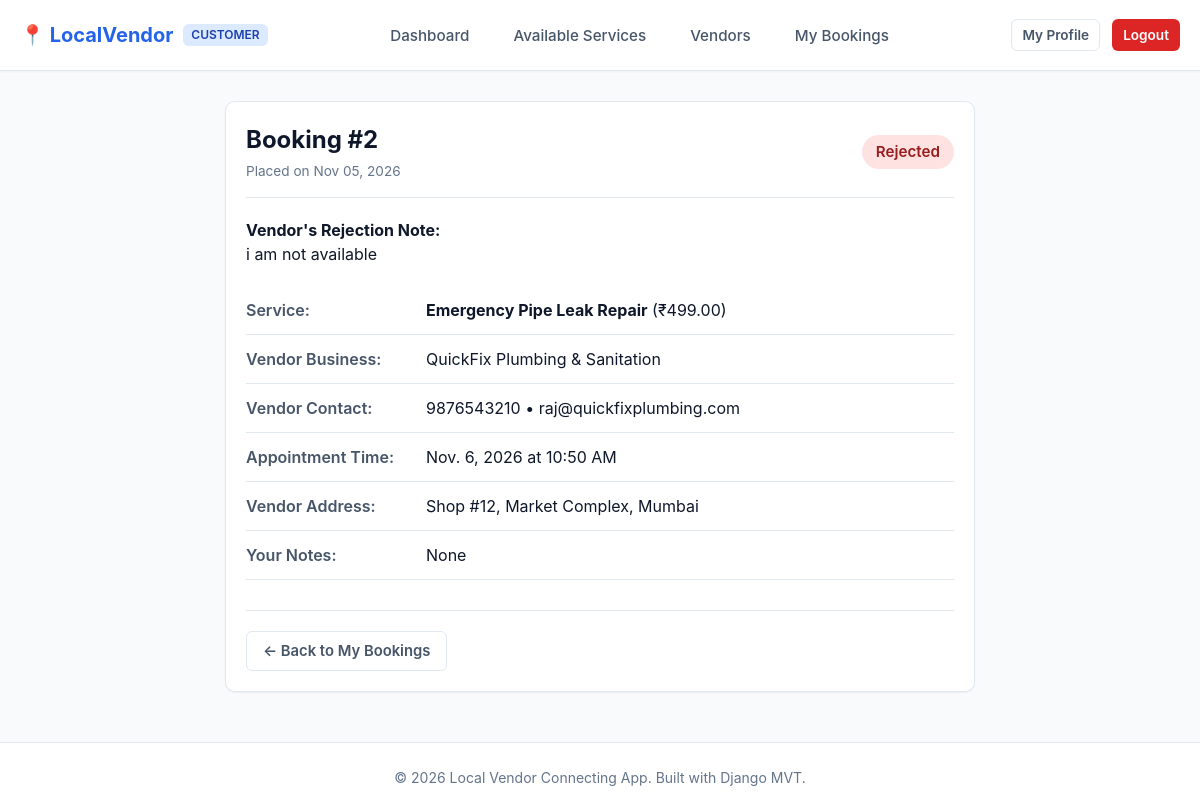
Page /customer/bookings/2/ (signed in) on the committed database.
### services/models.py (models this page shows, shortened)
class Booking(models.Model):
    PENDING = 'pending'
    CONFIRMED = 'confirmed'
    REJECTED = 'rejected'
    COMPLETED = 'completed'
    CANCELLED = 'cancelled'
    STATUS_CHOICES = [
        (PENDING, 'Pending'),
        (CONFIRMED, 'Confirmed'),
        (REJECTED, 'Rejected'),
        (COMPLETED, 'Completed'),
        (CANCELLED, 'Cancelled'),
    ]
    customer = models.ForeignKey(CustomerProfile, on_delete=models.CASCADE, related_name='bookings')
    vendor = models.ForeignKey(VendorProfile, on_delete=models.CASCADE, related_name='bookings')
    service = models.ForeignKey(Service, on_delete=models.CASCADE, related_name='bookings')
    booking_date = models.DateField()
    booking_time = models.TimeField()
    status = models.CharField(max_length=10, choices=STATUS_CHOICES, default=PENDING)
    notes = models.TextField(blank=True)
    rejection_reason = models.TextField(blank=True)
    created_at = models.DateTimeField(auto_now_add=True)
    updated_at = models.DateTimeField(auto_now=True)
    class Meta:
        ordering = ['-created_at']

class Service(models.Model):
    vendor = models.ForeignKey(VendorProfile, on_delete=models.CASCADE, related_name='services')
    category = models.ForeignKey(ServiceCategory, on_delete=models.CASCADE, related_name='services')
    name = models.CharField(max_length=200)
    description = models.TextField()
    price = models.DecimalField(max_digits=10, decimal_places=2)
    duration_minutes = models.PositiveIntegerField(help_text='Duration in minutes')
    is_available = models.BooleanField(default=True)
    created_at = models.DateTimeField(auto_now_add=True)
    updated_at = models.DateTimeField(auto_now=True)

### accounts/models.py (models this page shows, shortened)
class VendorProfile(models.Model):
    PENDING = 'pending'
    APPROVED = 'approved'
    REJECTED = 'rejected'
    VERIFICATION_CHOICES = [
        (PENDING, 'Pending'),
        (APPROVED, 'Approved'),
        (REJECTED, 'Rejected'),
    ]
    user = models.OneToOneField(User, on_delete=models.CASCADE, related_name='vendor_profile')
    phone = models.CharField(max_length=15)
    business_name = models.CharField(max_length=200)
    business_description = models.TextField(blank=True)
    business_address = models.TextField()
    city = models.CharField(max_length=100)
    state = models.CharField(max_length=100)
    pincode = models.CharField(max_length=10)
    profile_picture = models.ImageField(upload_to=profile_picture_upload_path, blank=True, null=True)
    verification_status = models.CharField(max_length=10, choices=VERIFICATION_CHOICES, default=PENDING)
    rejection_reason = models.TextField(blank=True)
    is_active_vendor = models.BooleanField(default=True)
    created_at = models.DateTimeField(auto_now_add=True)
    updated_at = models.DateTimeField(auto_now=True)

class User(AbstractUser):
    CUSTOMER = 'customer'
    VENDOR = 'vendor'
    ADMIN = 'admin'
    USER_TYPE_CHOICES = [
        (CUSTOMER, 'Customer'),
        (VENDOR, 'Vendor'),
        (ADMIN, 'Admin'),
    ]
    user_type = models.CharField(
        max_length=10,
        choices=USER_TYPE_CHOICES,
        default=CUSTOMER,
    )

### customer/views.py (the view)
# urls.py: path('bookings/<int:booking_id>/', views.booking_detail, name='booking_detail'),
@customer_required
def booking_detail(request, booking_id):
    profile = request.user.customer_profile
    booking = get_object_or_404(Booking, id=booking_id, customer=profile)
    context = {
        'booking': booking,
    }
    return render(request, 'customer/booking_detail.html', context)

### templates/customer/booking_detail.html (shortened to what this page needs)
{% extends 'customer/customer_base.html' %}
{% block content %}
<div class="card" style="max-width: 750px; margin: 0 auto;">
    <div style="display: flex; justify-content: space-between; align-items: center; border-bottom: 1px solid var(--border); padding-bottom: 15px; margin-bottom: 20px;">
        <div>
            <h2>Booking #{{ booking.id }}</h2>
            <span style="font-size: 0.85rem; color: var(--text-muted);">Placed on {{ booking.created_at|date:"M d, Y" }}</span>
        </div>
        <span class="status-pill status-{{ booking.status }}" style="font-size: 0.95rem; padding: 6px 14px;">
            {{ booking.get_status_display }}
        </span>
    </div>
    {% if booking.status == 'rejected' and booking.rejection_reason %}
    <div class="reason-box" style="margin-bottom: 20px;">
        <strong>Vendor's Rejection Note:</strong>
        <p>{{ booking.rejection_reason }}</p>
    </div>
    {% endif %}
    <div class="profile-field">
        <span class="field-name">Service:</span>
        <span class="field-value"><strong>{{ booking.service.name }}</strong> (₹{{ booking.service.price }})</span>
    </div>
    <div class="profile-field">
        <span class="field-name">Vendor Business:</span>
        <span class="field-value">{{ booking.vendor.business_name }}</span>
    </div>
    <div class="profile-field">
        <span class="field-name">Vendor Contact:</span>
        <span class="field-value">{{ booking.vendor.phone }} &bull; {{ booking.vendor.user.email }}</span>
    </div>
    <div class="profile-field">
        <span class="field-name">Appointment Time:</span>
        <span class="field-value">{{ booking.booking_date }} at {{ booking.booking_time|time:"g:i A" }}</span>
    </div>
    <div class="profile-field">
        <span class="field-name">Vendor Address:</span>
        <span class="field-value">{{ booking.vendor.business_address }}, {{ booking.vendor.city }}</span>
    </div>
    <div class="profile-field">
        <span class="field-name">Your Notes:</span>
        <span class="field-value">{{ booking.notes|default:"None" }}</span>
    </div>
    <div style="display: flex; justify-content: space-between; align-items: center; margin-top: 30px; padding-top: 20px; border-top: 1px solid var(--border);">
        <a href="{% url 'customer:my_bookings' %}" class="btn btn-secondary">&larr; Back to My Bookings</a>
    </div>
</div>
{% endblock %}

### static/css/base.css (style rules this page uses)
:root { --primary: #2563eb; --primary-hover: #1d4ed8; --primary-light: #eff6ff; --secondary: #475569; --success: #16a34a; --warning: #d97706; --danger: #dc2626; --bg-main: #f8fafc; --surface: #ffffff; --text-main: #0f172a; --text-muted: #64748b; --border: #e2e8f0; --border-focus: #93c5fd; --radius-sm: 6px; --radius-md: 10px; --radius-lg: 16px; --shadow-sm: 0 1px 2px 0 rgba(0, 0, 0, 0.05); --shadow-md: 0 4px 6px -1px rgba(0, 0, 0, 0.1), 0 2px 4px -2px rgba(0, 0, 0, 0.05); --shadow-lg: 0 10px 15px -3px rgba(0, 0, 0, 0.1), 0 4px 6px -4px rgba(0, 0, 0, 0.05); --font: -apple-system, BlinkMacSystemFont, "Segoe UI", Roboto, "Helvetica Neue", Arial, sans-serif; }
* { box-sizing: border-box; margin: 0; padding: 0; }
body { font-family: var(--font); background-color: var(--bg-main); color: var(--text-main); line-height: 1.5; min-height: 100vh; display: flex; flex-direction: column; }
a { color: var(--primary); text-decoration: none; transition: color 0.15s ease-in-out; }
.btn { display: inline-flex; align-items: center; justify-content: center; padding: 8px 16px; font-size: 0.925rem; font-weight: 600; border-radius: var(--radius-sm); border: 1px solid transparent; cursor: pointer; transition: all 0.15s ease-in-out; text-decoration: none; }
.btn-secondary { background-color: var(--surface); color: var(--secondary); border-color: var(--border); }
.card { background: var(--surface); border: 1px solid var(--border); border-radius: var(--radius-md); padding: 20px; box-shadow: var(--shadow-sm); transition: transform 0.15s, box-shadow 0.15s; }
.status-pill { display: inline-block; padding: 3px 10px; border-radius: 9999px; font-size: 0.775rem; font-weight: 600; text-transform: capitalize; }
.status-rejected, .status-cancelled, .status-inactive { background: #fee2e2; color: #991b1b; }

### static/css/customer.css (style rules this page uses)
.profile-field { display: flex; padding: 12px 0; border-bottom: 1px solid var(--border); }
.field-name { width: 180px; font-weight: 600; color: var(--secondary); }
.field-value { flex: 1; color: var(--text-main); }

### rows in the picture
Booking: id "2", created_at "Nov 05, 2026", status "Rejected", rejection_reason "i am not available", service.name "Emergency Pipe Leak Repair", service.price "499.00", vendor.business_name "QuickFix Plumbing & Sanitation", vendor.phone "9876543210", vendor.user.email "raj@quickfixplumbing.com", booking_date "Nov. 6, 2026", booking_time "10:50 AM", vendor.business_address "Shop #12, Market Complex", vendor.city "Mumbai", notes "None"
